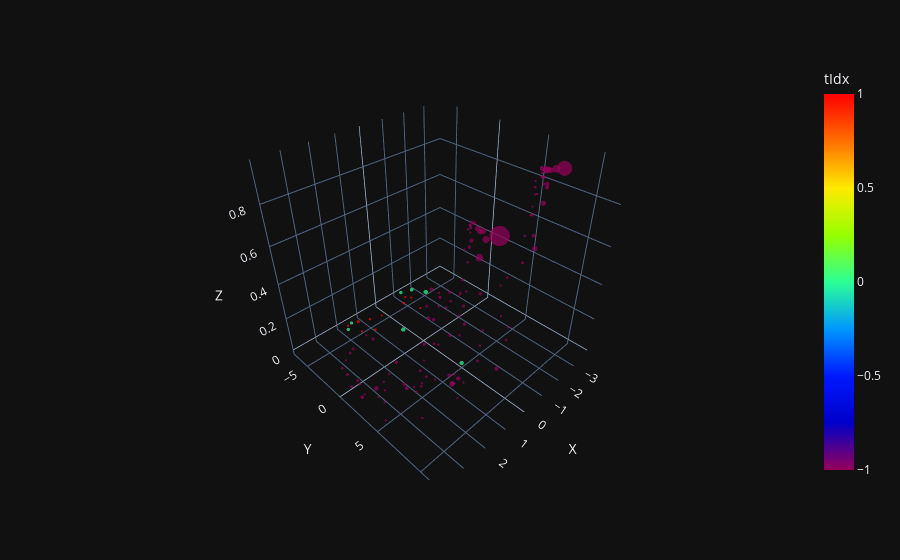

Here is the notebook cell this chart was saved with:
### Code cell
clusterer = hdbscan.HDBSCAN(min_cluster_size=5, min_samples=15, cluster_selection_epsilon=0.1, metric="precomputed")
from time import time
t0 = time()

cluster_labels = clusterer.fit_predict(get_distance_matrix(np.array(norm_coords.double())))
print(cluster_labels.shape, "cluster_labels.shape")
t1 = time()
print(t1-t0)
#plot_coordinates(result["pred"][filt, 1:4], result["pt"][filt], torch.tensor(cluster_labels)).show()

### Figure 1 — Plotly figure (JSON) as saved in the notebook; plotly's stock layout.template omitted (floating-point values rounded to 4 significant figures; data arrays with more than 128 entries replaced by an {"elided": "..."} marker saying what was removed)
{"data": [{"hovertemplate": "X=%{x}<br>Y=%{y}<br>Z=%{z}<br>pt=%{marker.size}<br>tIdx=%{marker.color}<extra></extra>", "legendgroup": "", "marker": {"color": {"elided": "141 float values"}, "coloraxis": "coloraxis", "size": {"elided": "141 float values"}, "sizemode": "area", "sizeref": 0.1405, "symbol": "circle", "line": {"width": 0}}, "mode": "markers", "name": "", "scene": "scene", "showlegend": false, "x": {"elided": "141 float values"}, "y": {"elided": "141 float values"}, "z": {"elided": "141 float values"}, "type": "scatter3d"}], "layout": {"scene": {"domain": {"x": [0.0, 1.0], "y": [0.0, 1.0]}, "xaxis": {"title": {"text": "X"}}, "yaxis": {"title": {"text": "Y"}}, "zaxis": {"title": {"text": "Z"}}}, "coloraxis": {"colorbar": {"title": {"text": "tIdx"}}, "colorscale": [[0.0, "rgb(150,0,90)"], [0.125, "rgb(0,0,200)"], [0.25, "rgb(0,25,255)"], [0.375, "rgb(0,152,255)"], [0.5, "rgb(44,255,150)"], [0.625, "rgb(151,255,0)"], [0.75, "rgb(255,234,0)"], [0.875, "rgb(255,111,0)"], [1.0, "rgb(255,0,0)"]]}, "legend": {"tracegroupgap": 0, "itemsizing": "constant"}, "margin": {"t": 60}}}
